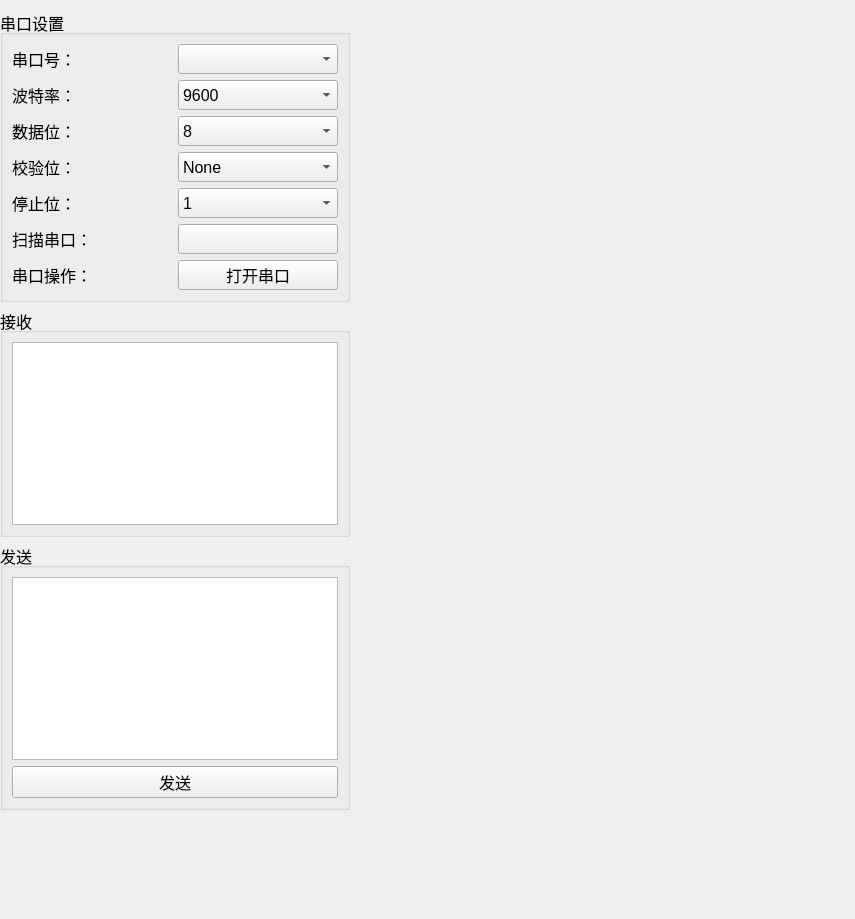
<?xml version="1.0" encoding="UTF-8"?>
<ui version="4.0">
 <class>Serial_UI</class>
 <widget class="QWidget" name="Serial_UI">
  <property name="geometry">
   <rect>
    <x>0</x>
    <y>0</y>
    <width>855</width>
    <height>919</height>
   </rect>
  </property>
  <property name="windowTitle">
   <string>Form</string>
  </property>
  <widget class="QWidget" name="widget" native="true">
   <property name="geometry">
    <rect>
     <x>0</x>
     <y>10</y>
     <width>350</width>
     <height>800</height>
    </rect>
   </property>
   <property name="sizePolicy">
    <sizepolicy hsizetype="Fixed" vsizetype="Fixed">
     <horstretch>0</horstretch>
     <verstretch>0</verstretch>
    </sizepolicy>
   </property>
   <property name="minimumSize">
    <size>
     <width>350</width>
     <height>800</height>
    </size>
   </property>
   <property name="maximumSize">
    <size>
     <width>350</width>
     <height>800</height>
    </size>
   </property>
   <layout class="QVBoxLayout" name="verticalLayout">
    <item>
     <widget class="QGroupBox" name="groupBox_3">
      <property name="font">
       <font>
        <family>Microsoft YaHei UI</family>
        <pointsize>12</pointsize>
        <weight>50</weight>
        <bold>false</bold>
       </font>
      </property>
      <property name="title">
       <string>串口设置</string>
      </property>
      <layout class="QGridLayout" name="gridLayout_4">
       <item row="0" column="4">
        <widget class="QComboBox" name="comBox_serialPortName">
         <property name="minimumSize">
          <size>
           <width>80</width>
           <height>30</height>
          </size>
         </property>
         <property name="styleSheet">
          <string notr="true"/>
         </property>
        </widget>
       </item>
       <item row="1" column="4">
        <widget class="QComboBox" name="bradBox">
         <property name="minimumSize">
          <size>
           <width>80</width>
           <height>30</height>
          </size>
         </property>
         <item>
          <property name="text">
           <string>9600</string>
          </property>
         </item>
         <item>
          <property name="text">
           <string>14400</string>
          </property>
         </item>
         <item>
          <property name="text">
           <string>19200</string>
          </property>
         </item>
         <item>
          <property name="text">
           <string>38400</string>
          </property>
         </item>
         <item>
          <property name="text">
           <string>57600</string>
          </property>
         </item>
         <item>
          <property name="text">
           <string>115200</string>
          </property>
         </item>
         <item>
          <property name="text">
           <string>128000</string>
          </property>
         </item>
        </widget>
       </item>
       <item row="6" column="4">
        <widget class="QPushButton" name="openSerialButton">
         <property name="minimumSize">
          <size>
           <width>80</width>
           <height>30</height>
          </size>
         </property>
         <property name="styleSheet">
          <string notr="true"/>
         </property>
         <property name="text">
          <string>打开串口</string>
         </property>
        </widget>
       </item>
       <item row="4" column="0">
        <widget class="QLabel" name="label_5">
         <property name="text">
          <string>停止位：</string>
         </property>
        </widget>
       </item>
       <item row="1" column="0">
        <widget class="QLabel" name="label_2">
         <property name="text">
          <string>波特率：</string>
         </property>
        </widget>
       </item>
       <item row="0" column="0">
        <widget class="QLabel" name="label">
         <property name="frameShape">
          <enum>QFrame::NoFrame</enum>
         </property>
         <property name="text">
          <string>串口号：</string>
         </property>
        </widget>
       </item>
       <item row="2" column="4">
        <widget class="QComboBox" name="dataBitsBox">
         <property name="minimumSize">
          <size>
           <width>80</width>
           <height>30</height>
          </size>
         </property>
         <item>
          <property name="text">
           <string>8</string>
          </property>
         </item>
         <item>
          <property name="text">
           <string>7</string>
          </property>
         </item>
         <item>
          <property name="text">
           <string>6</string>
          </property>
         </item>
         <item>
          <property name="text">
           <string>5</string>
          </property>
         </item>
        </widget>
       </item>
       <item row="6" column="0">
        <widget class="QLabel" name="label_6">
         <property name="text">
          <string>串口操作：</string>
         </property>
        </widget>
       </item>
       <item row="4" column="4">
        <widget class="QComboBox" name="stopBitsBox">
         <property name="minimumSize">
          <size>
           <width>80</width>
           <height>30</height>
          </size>
         </property>
         <property name="styleSheet">
          <string notr="true"/>
         </property>
         <item>
          <property name="text">
           <string>1</string>
          </property>
         </item>
         <item>
          <property name="text">
           <string>1.5</string>
          </property>
         </item>
         <item>
          <property name="text">
           <string>2</string>
          </property>
         </item>
        </widget>
       </item>
       <item row="2" column="0">
        <widget class="QLabel" name="label_3">
         <property name="text">
          <string>数据位：</string>
         </property>
        </widget>
       </item>
       <item row="3" column="0">
        <widget class="QLabel" name="label_4">
         <property name="text">
          <string>校验位：</string>
         </property>
        </widget>
       </item>
       <item row="3" column="4">
        <widget class="QComboBox" name="parityBox">
         <property name="minimumSize">
          <size>
           <width>80</width>
           <height>30</height>
          </size>
         </property>
         <property name="font">
          <font>
           <family>Microsoft JhengHei UI</family>
           <pointsize>12</pointsize>
          </font>
         </property>
         <item>
          <property name="text">
           <string>None</string>
          </property>
         </item>
         <item>
          <property name="text">
           <string>Even</string>
          </property>
         </item>
         <item>
          <property name="text">
           <string>Mark</string>
          </property>
         </item>
         <item>
          <property name="text">
           <string>Odd</string>
          </property>
         </item>
        </widget>
       </item>
       <item row="5" column="0">
        <widget class="QLabel" name="label_7">
         <property name="text">
          <string>扫描串口：</string>
         </property>
        </widget>
       </item>
       <item row="5" column="4">
        <widget class="QPushButton" name="openSerialButton_searchport">
         <property name="minimumSize">
          <size>
           <width>80</width>
           <height>30</height>
          </size>
         </property>
         <property name="styleSheet">
          <string notr="true"/>
         </property>
         <property name="text">
          <string/>
         </property>
        </widget>
       </item>
      </layout>
     </widget>
    </item>
    <item>
     <widget class="QGroupBox" name="groupBox_2">
      <property name="font">
       <font>
        <family>Microsoft YaHei UI</family>
        <pointsize>12</pointsize>
        <weight>50</weight>
        <bold>false</bold>
       </font>
      </property>
      <property name="title">
       <string>接收</string>
      </property>
      <layout class="QGridLayout" name="gridLayout_5">
       <item row="0" column="1">
        <widget class="QTextBrowser" name="serialDataRead">
         <property name="minimumSize">
          <size>
           <width>0</width>
           <height>25</height>
          </size>
         </property>
         <property name="maximumSize">
          <size>
           <width>16777215</width>
           <height>16777215</height>
          </size>
         </property>
         <property name="styleSheet">
          <string notr="true"/>
         </property>
        </widget>
       </item>
      </layout>
     </widget>
    </item>
    <item>
     <widget class="QGroupBox" name="groupBox">
      <property name="font">
       <font>
        <family>Microsoft YaHei UI</family>
        <pointsize>12</pointsize>
        <weight>50</weight>
        <bold>false</bold>
       </font>
      </property>
      <property name="title">
       <string>发送</string>
      </property>
      <layout class="QGridLayout" name="gridLayout">
       <item row="0" column="0">
        <widget class="QPlainTextEdit" name="plainTextEdit"/>
       </item>
       <item row="1" column="0">
        <widget class="QPushButton" name="pushButton">
         <property name="text">
          <string>发送</string>
         </property>
        </widget>
       </item>
      </layout>
     </widget>
    </item>
   </layout>
  </widget>
 </widget>
 <resources/>
 <connections/>
</ui>
